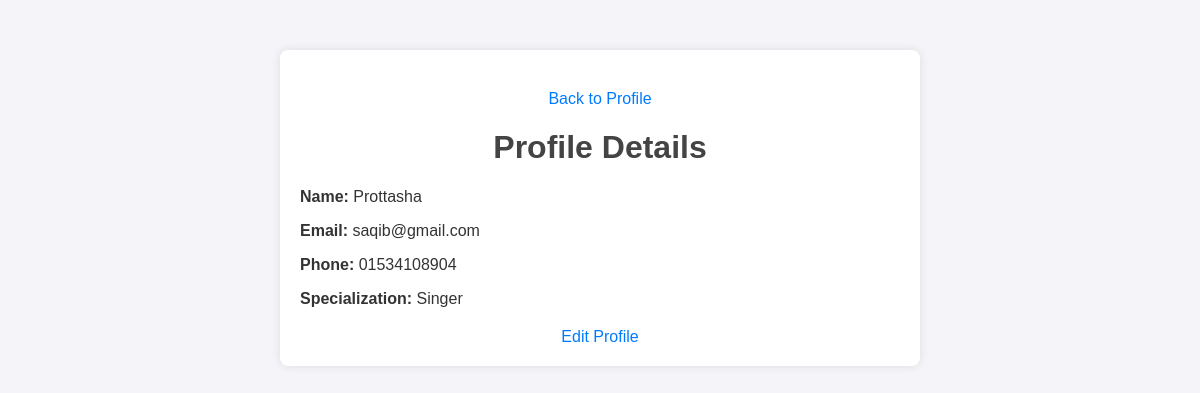
Screenshot of /view/viewProfile.php (signed in) with the database file from the repository.
### tables this page shows
CREATE TABLE `eventorganizers` (
  `OrganizerID` int(11) NOT NULL,
  `Name` varchar(100) NOT NULL,
  `Email` varchar(100) NOT NULL,
  `Password` varchar(255) NOT NULL,
  `PhoneNumber` varchar(15) DEFAULT NULL,
  `Specialization` varchar(100) DEFAULT NULL,
  `CreatedAt` timestamp NOT NULL DEFAULT current_timestamp()
);

### model/UserModel.php (called while the page is built, shortened)
<?php
class UserModel {
    private $conn;
    public function __construct() {
        $servername = "localhost";
        $username = "root";
        $password = "";
        $dbname = "VenueFind";
        try {
            $this->conn = new mysqli($servername, $username, $password, $dbname);
        } catch (Exception $e) {
            die($e->getMessage());
        }
    }
    public function getEventOrganizerByID($organizerID) {
        $stmt = $this->conn->prepare("SELECT * FROM EventOrganizers WHERE OrganizerID = ?");
        $stmt->bind_param("i", $organizerID);
        $stmt->execute();
        $result = $stmt->get_result();
        $data = $result->fetch_assoc();
        return $data;
    }
}
?>

### control/EventOrganizerController.php (called while the page is built, shortened)
<?php
require_once '../model/UserModel.php';
class EventOrganizerController {
    private $userModel;
    public function __construct() {
        $this->userModel = new UserModel();
    }
    public function viewProfile($organizerID) {
        return $this->userModel->getEventOrganizerByID($organizerID);
    }
}
?>

### view/viewProfile.php (the view, shortened to what this page needs)
<?php
require_once '../control/EventOrganizerController.php';
$controller = new EventOrganizerController();
$organizerID = $_SESSION['organizerID'];
$profile = $controller->viewProfile($organizerID);
?>
<!DOCTYPE html>
<html lang="en">
<head>
    <link rel="stylesheet" href="../css/style.css">
</head>
<body>
    <div class="container">
        <a href="profile.php" class="btn back-btn">Back to Profile</a>
        <h1>Profile Details</h1>
        <?php if (!empty($profile)) { ?>
            <p><strong>Name:</strong> <?php echo htmlspecialchars($profile['Name']); ?></p>
            <p><strong>Email:</strong> <?php echo htmlspecialchars($profile['Email']); ?></p>
            <p><strong>Phone:</strong> <?php echo htmlspecialchars($profile['PhoneNumber']); ?></p>
            <p><strong>Specialization:</strong> <?php echo htmlspecialchars($profile['Specialization']); ?></p>
            <a href="editProfile.php" class="btn">Edit Profile</a>
        <?php } else { ?>
            <p>Profile not found.</p>
        <?php } ?>
    </div>
</body>
</html>

### css/style.css (style rules this page uses)
body { font-family: Arial, sans-serif; background-color: #f4f4f9; margin: 0; padding: 0; color: #333; }
.container { max-width: 600px; margin: 50px auto; background: #fff; padding: 20px; border-radius: 8px; box-shadow: 0 0 10px rgba(0, 0, 0, 0.1); }
h1 { text-align: center; color: #444; }
a { display: block; text-align: center; color: #007bff; text-decoration: none; margin-top: 20px; }

### rows the page displays
eventorganizers: Name "Prottasha", Email "saqib@gmail.com", PhoneNumber "01534108904", Specialization "Singer"
